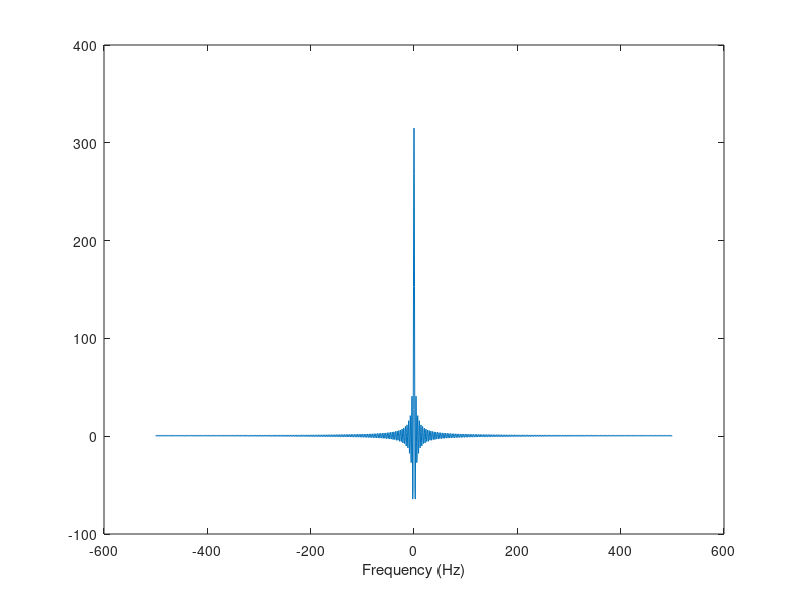

Here is the MATLAB script that generated this plot: (Note: this script raises an error after producing the figure.)
%% compute the operator 
NBases = 400;
compute_all_eigs = 1;
Xp = zeros( 2 * NBases + 1 );

for k = -NBases:NBases
    if ( k == -NBases )
        Xp( 2, k + NBases + 1 ) = 0.5 * ( k + 1 );
    elseif ( k == NBases )
        Xp( k + NBases, k + NBases + 1 ) = 0.5 * ( 1 - k );
    else
        Xp( k + NBases + 2, k + NBases + 1 ) = 0.5 * ( k + 1 );
        Xp( k + NBases, k + NBases + 1 ) = 0.5 * ( 1 - k );
    end
end

%% compute the windowed function and its DFT
Fs = 1000;
t = 0:1/Fs:( 2 * pi ); 
x = zeros( size( t ) );
x( find( t < pi/10 ) ) = 1;
nfft = 2048; 
% Take fft, padding with zeros so that length(X) is equal to nfft 
X = fft( x, nfft );
X = fftshift( X );
% Frequency vector
f = (-nfft/2:nfft/2-1)*Fs/nfft;
% Generate the plot, title and labels. 
h = figure; plot( f, real( X ) ); 
xlabel('Frequency (Hz)');

%% compute the eigenvector representation of x
xvec = zeros( 2 * NBases + 1, 1 );
fxvec = [];
for k = -NBases:NBases
    search_freq = k/( 2 * pi );
    if ( find( f == search_freq ) )
        xvec( k + NBases + 1 ) = X( find( f == search_freq ) );
    else
        min_idx = max( find( f < search_freq ) );
        max_idx = min( find( f > search_freq ) );
        min_freq = f( min_idx );
        max_freq = f( max_idx );
        t_eval = ( search_freq - min_freq )/( max_freq - min_freq );
        xvec( k + NBases + 1 ) = X( max_idx ) * t_eval + X( min_idx ) * ( 1 - t_eval );
    end
    fxvec = [ fxvec; search_freq ];
end

%% 
tau = linspace( 0, 2 * pi, length( xvec ) );
T = linspace( 0, 1, 100 );
for l = 1:length( T )
    expmXp = expm( Xp * T( l ) );
    helper = expmXp * xvec;
    out = ifft( ifftshift( helper ), 'symmetric' )/( 2 * pi );
%     out = zeros( 1, NSamples );
%     for j = 1:NSamples
%         for k = -NBases:NBases
%             out( j ) = helper( k + NBases + 1 ) * exp( 1i * k * tau( j ) );
%         end
%     end
    plot( tau, out );
    anow = axis;
    axis( [ -0.1 7 anow( 3 ) anow( 4 ) ] ) 
    filename = sprintf( 'mesa_images/image_%2.3f.pdf', T( l ) );
    print( h, '-dpdf', filename );
end




